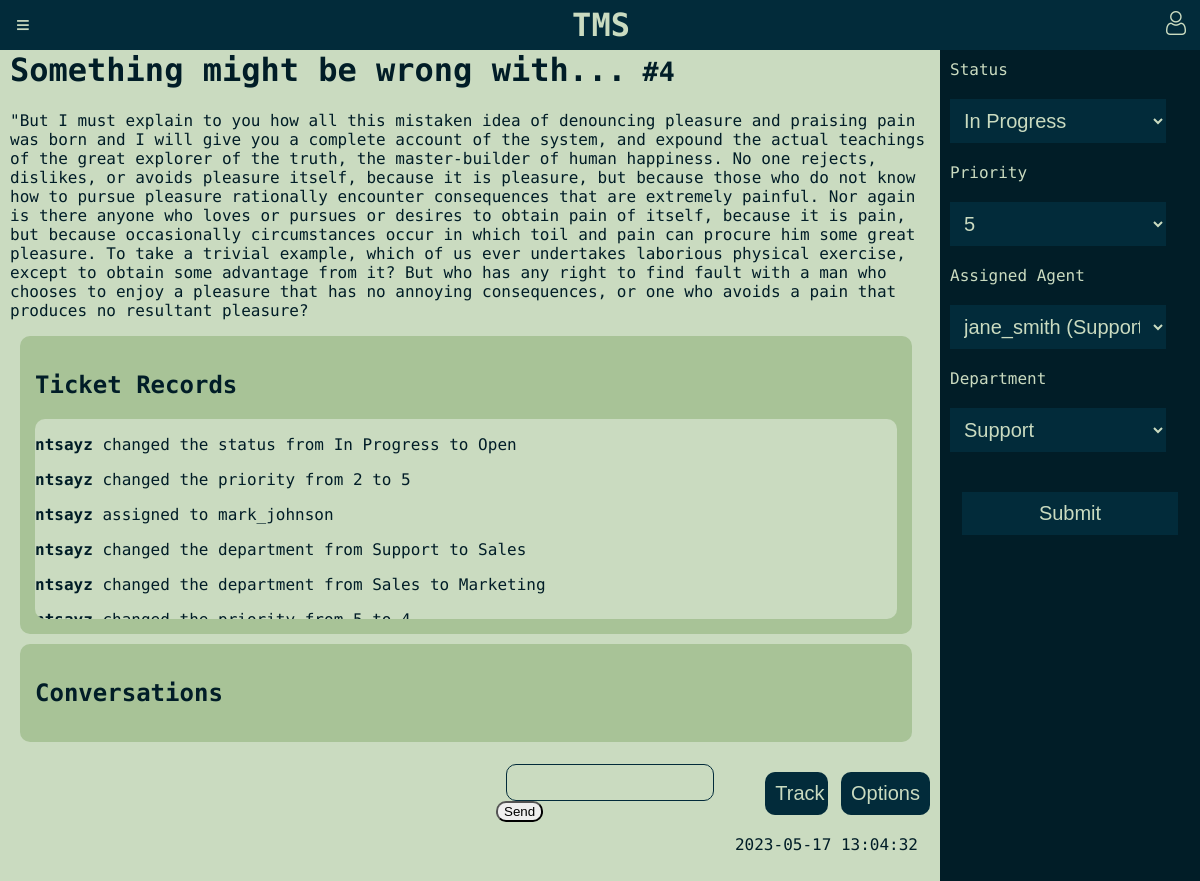
/pages/ticket.php?ticket_id=4 (signed in), run on an earlier commit of the app's database.
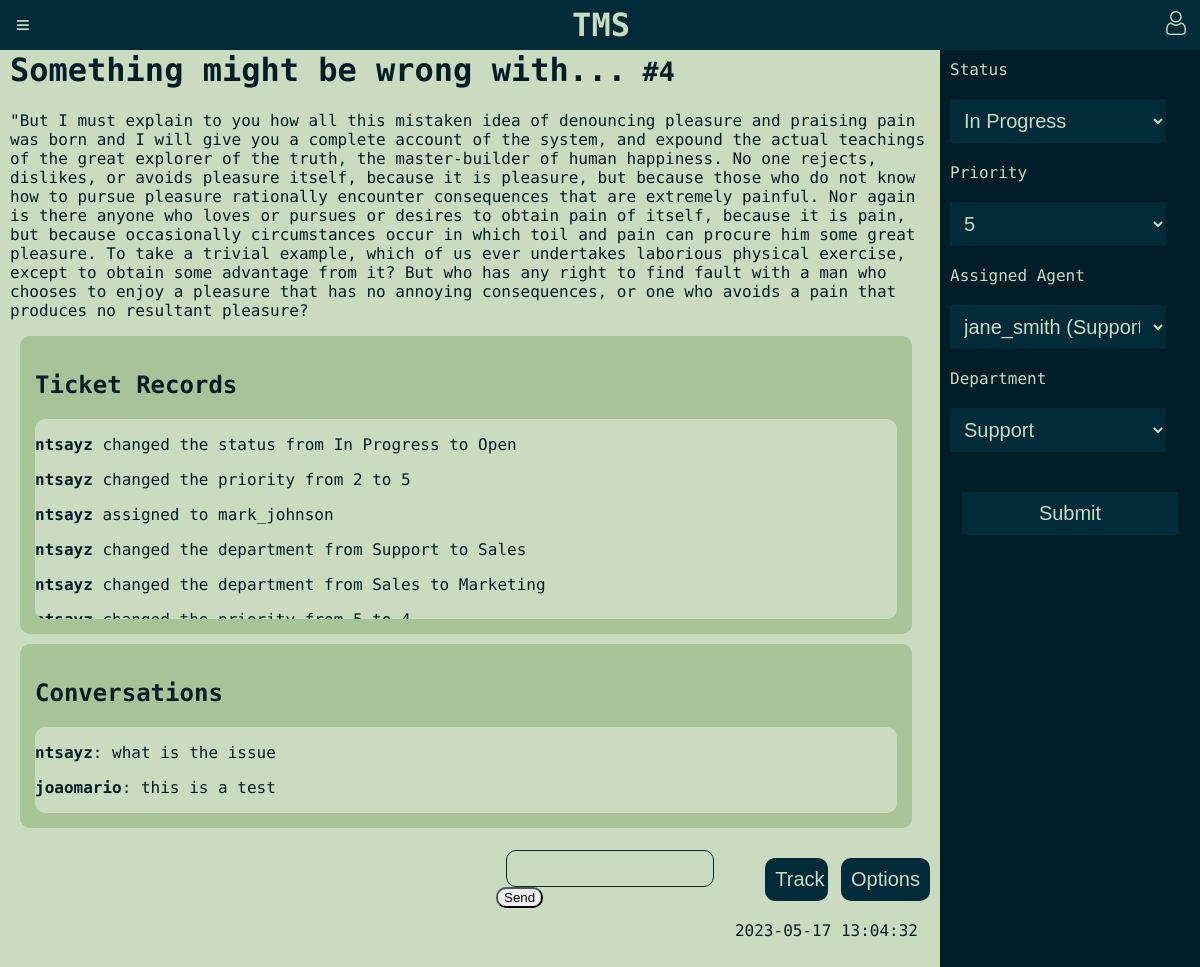
And on a later commit of the database.
### tables this page shows
CREATE TABLE tickets (
    id INTEGER PRIMARY KEY AUTOINCREMENT,
    title TEXT NOT NULL,
    description TEXT NOT NULL,
    priority INTEGER CHECK(priority BETWEEN 1 AND 5),
    status_id INTEGER REFERENCES status(id) ON DELETE CASCADE,
    created_by INTEGER NOT NULL REFERENCES users(id) ON DELETE CASCADE,
    assigned_to INTEGER REFERENCES users(id) ON DELETE CASCADE,
    created_at TIMESTAMP DEFAULT CURRENT_TIMESTAMP,
    department_id INTEGER REFERENCES departments(id) ON DELETE CASCADE
);

CREATE TABLE ticket_records (
    id INTEGER PRIMARY KEY AUTOINCREMENT,
    action TEXT NOT NULL,
    changed_at TIMESTAMP DEFAULT CURRENT_TIMESTAMP,
    ticket_id INTEGER REFERENCES tickets(id),
    author_id INTEGER REFERENCES users(id)
);

CREATE TABLE users (
    id INTEGER PRIMARY KEY AUTOINCREMENT,
    username TEXT,
    password CHAR(256) NOT NULL,
    full_name TEXT,
    email TEXT NOT NULL UNIQUE,
    user_type TEXT CHECK(user_type IN ('admin', 'agent', 'client'))
);

CREATE TABLE messages (
    id INTEGER PRIMARY KEY AUTOINCREMENT,
    ticket_id INTEGER REFERENCES tickets(id),
    author_id INTEGER REFERENCES users(id),
    message TEXT NOT NULL,
    created_at TIMESTAMP DEFAULT CURRENT_TIMESTAMP,
    faq_answer INTEGER REFERENCES faqs(id)
);

### pages/ticket.php (called while the page is built)
<?php
require_once(__DIR__.'/../initialization/init.php');
require_once(__DIR__.'/../database/tickets.php');
$ticket_id = $_GET['ticket_id'];
$ticket = get_ticket_by_id($ticket_id);
require_once(__DIR__.'/../templates/common/ticket_standalone.php');
?>

### database/tickets.php (called while the page is built, shortened)
<?php
function get_ticket_by_id($id){
    global $dbh;
    try {
        $stmt = $dbh->prepare('SELECT * FROM tickets WHERE id = ?');
        $stmt->execute(array($id));
        $ticket = $stmt->fetch(PDO::FETCH_ASSOC);
        return $ticket;
    } catch(PDOException $e) {
        return -1;
    }
}
function get_ticket_records($ticket_id){
    global $dbh;
    try {
        $stmt = $dbh->prepare('SELECT * FROM ticket_records WHERE ticket_id = ?');
        $stmt->execute(array($ticket_id));
        $ticket_records = $stmt->fetchAll(PDO::FETCH_ASSOC);
        return $ticket_records;
    } catch(PDOException $e) {
        return -1;
    }
}
function get_ticket_submissions_by_user($user_id){
    global $dbh;
    try {
        $stmt = $dbh->prepare('SELECT * FROM tickets WHERE created_by = ?');
        $stmt->execute(array($user_id));
        $tickets = $stmt->fetchAll(PDO::FETCH_ASSOC);
        return $tickets;
    } catch(PDOException $e) {
        return -1;
    }
}
?>

### database/user.php (called while the page is built, shortened)
<?php
  function get_username_by_id($id) {
    global $dbh;
    try {
        $stmt = $dbh->prepare('SELECT username FROM users WHERE id = ?');
        $stmt->execute(array($id));
        if($row = $stmt->fetch()) {
            return $row['username'];
        }
    }catch(PDOException $e) {
        return -1;
    }
  }
?>

### database/status.php (called while the page is built, shortened)
<?php
function get_statuses(){
    global $dbh;
    try {
        $stmt = $dbh->prepare('SELECT * FROM status');
        $stmt->execute();
        $statuses = $stmt->fetchAll(PDO::FETCH_ASSOC);
        return $statuses;
    } catch(PDOException $e) {
        return -1;
    }
}
?>

### database/departments.php (called while the page is built, shortened)
<?php
function get_departments(){
    global $dbh;
    try {
        $stmt = $dbh->prepare('SELECT * FROM departments');
        $stmt->execute();
        $departments = $stmt->fetchAll(PDO::FETCH_ASSOC);
        return $departments;
    } catch(PDOException $e) {
        return -1;
    }
}
function get_agent_departments(){
    global $dbh;
    try {
        $stmt = $dbh->prepare('SELECT * FROM agent_department');
        $stmt->execute();
        $departments = $stmt->fetchAll(PDO::FETCH_ASSOC);
        return $departments;
    } catch(PDOException $e) {
        return -1;
    }
}
?>

### database/messages.php (called while the page is built, shortened)
<?php
function get_messages($ticket_id){
    global $dbh;
    try {
        $stmt = $dbh->prepare('SELECT * FROM messages WHERE ticket_id = ?');
        $stmt->execute(array($ticket_id));
        $messages = $stmt->fetchAll(PDO::FETCH_ASSOC);
        return $messages;
    } catch(PDOException $e) {
        return -1;
    }
}
?>

### templates/common/ticket_standalone.php (the view, shortened to what this page needs)
<?php
require_once(__DIR__.'/../../database/messages.php');
require_once(__DIR__.'/../../database/tickets.php');
require_once(__DIR__.'/../../database/user.php');
require_once(__DIR__.'/../../database/status.php');
require_once(__DIR__.'/../../database/departments.php');
?>
<!DOCTYPE html>
<html>
<head>
    <link rel="stylesheet" href="/css/ticket/style.css">
</head>
<?php require(__DIR__.'/../common/header.php'); ?>
<body>
<div class="wrapper">
    <main>
        <div class="">
            <div id="overlay-<?php echo $ticket['id'] ?>" class="">
                <div class="">
                    <h1>
                        <?php echo htmlentities($ticket['title']) ?><small> #<?php echo htmlentities($ticket['id']) ?></small>
                    </h1>
                    <p><?php echo htmlentities($ticket['description']) ?></p>
                    <div class="ticket-records">
                        <h2>Ticket Records</h2>
                        <div class="ticket-records-messages">
                            <?php
                            $ticket_records = get_ticket_records($ticket['id']);
                            foreach ($ticket_records as $record) {
                                echo "<p> <strong>" . htmlentities(get_username_by_id($record['author_id'])) . "</strong> " .
                                    htmlentities($record['action']) . "</p>";
                            }
                            ?>
                        </div>
                    </div>
                    <div class="ticket-conversations">
                        <h2>Conversations</h2>
                        <div class="ticket-conversations-messages">
                            <?php
                            $messages = get_messages($ticket['id']);
                            foreach ($messages as $message) {
                                echo "<p><strong>" . htmlentities(get_username_by_id($message['author_id'])) . "</strong>: " .
                                    htmlentities($message['message']) . "</p>";
                            }
                            ?>
                        </div>
                    </div>
                    <div class="ticket-overlay-buttons">
                    <form action="/actions/action_insert_message.php" method="post">
                        <div id="ticket-data" data-ticket-id="<?php echo $ticket['id']; ?>">
                            <input type="text" name="message" id="chat-input" class="ticket-input">
                            <button type="submit" id="send-button" class="send-button">Send</button>
                        </div>
                    </form>
                        <div class="ticket-buttons">
                        <?php
                        $tracked = false;
                        ?>
                        <div>
                            <button class="ticket-blue-button track-button" style="<?php echo $tracked ? 'display: none;' : '' ?>" data-ticket-id="<?php echo $ticket['id'] ?>"
                                data-user-id="<?php echo $_SESSION['id'] ?>">Track</button>
                        </div>
                            <?php if ($_SESSION['user_type'] === 'admin' || $_SESSION['user_type'] === 'agent') { ?>
                                <button class="ticket-blue-button" id="add-ticket-button">Options</button>
                            <?php }?>
                        </div>
                    </div>
                    <div class="overlay-info">
                        <p><?php echo htmlentities($ticket['created_at']) ?></p>
                    </div>
                </div>
            </div>
        </div>
    </main>
    <?php
        $tickets_submitted = get_ticket_submissions_by_user($_SESSION['id']);
        $submitted = false;
        if (is_array($tickets_submitted) || is_object($tickets_submitted)) {
            foreach ($tickets_submitted as $tickets_submitted) {
                if ($tickets_submitted['created_by'] == $_SESSION['id']) {
                    $submitted = true;
                    break;
                }
            }
        }
        ?>
    <?php
    if($submitted || $_SESSION['user_type'] === 'admin' || $_SESSION['user_type'] === 'agent' ) { ?>
    <aside class="ticket-form">
        <form action="../../actions/action_submit_ticket_change.php" method="post" required>
            <div>
                <label for="status">Status</label><br>
                <select id="status" name="status" required>
                    <?php
                    $statuses = get_statuses();
                    foreach ($statuses as $status) {
                        $selected = ($status['id'] == $ticket['status_id']) ? 'selected' : '';
                        echo "<option value='{$status['id']}' $selected>{$status['name']}</option>";
                    }
                    ?>
                </select>
            </div>
            <div>
                <label for="priority">Priority</label><br>
                <select id="priority" name="priority" required>
                    <?php for ($i = 1; $i <= 5; $i++) {
                        $selected = ($i == $ticket['priority']) ? 'selected' : '';
                        echo "<option value='$i' $selected>$i</option>";
                    }
                    ?>
                </select>
            </div>
            <div>
                <label for="assignee">Assigned Agent</label><br>
                <select id="assignee" name="assignee" required>
                    <?php
                    $agents = get_agent_departments();
                    foreach ($agents as $agent) {
                        $selected = ($agent['agent_id'] == $ticket['assigned_to']) ? 'selected' : '';
                        $username = get_username_by_id($agent['agent_id']);
                        $dep_name = get_department_by_id($agent['department_id']);
                        echo "<option value='{$agent['agent_id']}' $selected>{$username} ({$dep_name})</option>";
                    }
                    ?>
                </select>
            </div>
            <div>
                <label for="department">Department</label><br>
                <select id="department" name="department">
                    <?php
                    $departments = get_departments();
                    foreach ($departments as $department) {
                        $selected = ($department['id'] == $ticket['department_id']) ? 'selected' : '';
                        echo "<option value='{$department['id']}' $selected>{$department['name']}</option>";
                    }
                    ?>
                </select>
            </div>
            <div>
                <input type="submit" value="Submit" class="ticket-blue-button">
            </div>
        </form>
    </aside>
    <?php } ?>
</div>
</body>
</html>

### templates/common/header.php
<header>
    <button id="sidebar-toggle-button">≡</button>
    <a href="/pages/home_page.php"><h1 id="title">TMS</h1></a>
    <div class="user">
        <a href="/pages/profile.php">
            <img id="profile-icon" src="/images/user.png" alt="Profile Icon">
        </a>
    </div>
</header>

### css/ticket/style.css (style rules this page uses)
:root { --main-blue: #022B3A; --main-blue-darker: #011D27; --tea-green: #CADBC0; --tea-green-light: #A8C397; --pink-bittersweet: #F97068; --pink-melon: #FCB4B1; }
body { background: var(--tea-green); color: var(--main-blue-darker); font-family: 'Roboto Mono', monospace; margin: 0; padding: 0; margin-top: 20px; }
.wrapper { display: flex; height: 100vh; }
main { flex: 1; padding: 10px; overflow-y: auto; }
.ticket-records, .ticket-conversations { border-radius: 10px; background-color: var(--tea-green-light); width: 97%; margin: 10px; padding: 15px; box-sizing: border-box; }
.ticket-records-messages, .ticket-conversations-messages { border-radius: 10px; background-color: var(--tea-green); overflow-y: auto; box-sizing: border-box; max-height: 200px; }
.ticket-overlay-buttons { display: flex; justify-content: space-between; align-items: center; }
.ticket-overlay-buttons button { border-radius: 10px; }
.overlay-info { display: flex; justify-content: flex-end; flex-wrap: wrap; margin-top: auto; margin-right: 2px; }
.overlay-info p { margin: 0; margin-right: 10px; margin-left: 10px; }
.ticket-blue-button { background: var(--main-blue); border: 0; color: var(--tea-green); padding: 10px; padding-right: 10px; font-size: 20px; width: 90%; margin: 20px auto; display: block; box-sizing: border-box; cursor: pointer; }
.ticket-overlay-buttons { margin-top: auto; margin-left: auto; margin-right: auto; display: flex; justify-content: flex-end; flex-wrap: wrap; }
.ticket-input { margin-right: auto; width: 70%; margin-left: 10px; padding: 10px; background-color: var(--tea-green); color: var(--main-blue); border: 1px solid var(--main-blue); border-radius: 10px; }
.ticket-buttons { display: flex; gap: 10px; }
a:link,a:visited , a:hover, a:active { text-decoration: none; color:var(--main-blue-darker); }
#title { color:var(--tea-green) !important; }
header { position: fixed; top: 0; left: 0; width: 100%; height: 50px; background-color: #022B3A; color: white; display: flex; align-items: center; justify-content: space-between; padding: 0 10px; box-sizing: border-box; z-index: 2; }
#sidebar-toggle-button { display: block; font-size: 1.5em; background-color: transparent; border: none; color: var(--tea-green); cursor: pointer; }
main { width: 100%; }
.ticket-form { margin-top:30px; justify-content:center; }
select { background:var(--main-blue); border:0; color:var(--tea-green); padding:10px; font-size:20px; width: 90%; margin:20px auto; }

### templates/common/ticket_standalone.php (style rules this page uses)
.wrapper { display: flex; height: 100vh; }
main { flex: 1; padding: 10px; overflow-y: auto; }
aside { background-color: var(--main-blue-darker); color: var(--tea-green); width: 20%; padding: 10px; }

What changed in the data, as far as the page shows it:
added messages: author.username "ntsayz", message "what is the issue"
added messages: author.username "joaomario", message "this is a test"
